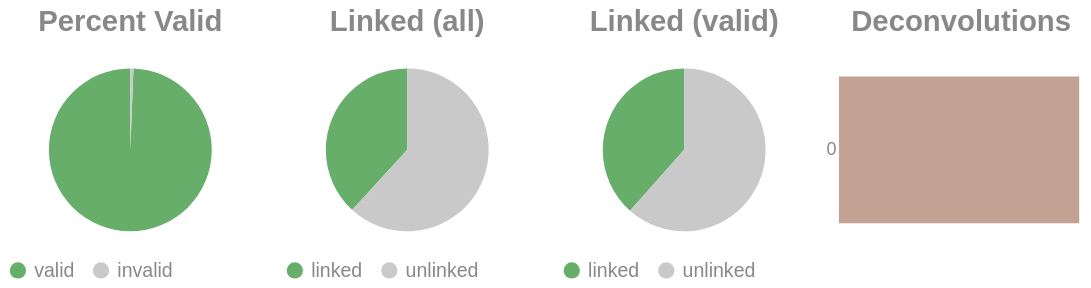

Notebook source saved alongside this figure:
### Code cell
if SKIPLR:
    pass
else:
    clash = Counter()
    for i in valids['molecule'].to_list():
        _mol = i.split("-")
        if len(_mol) == 1:
            clash.update('0')
        else:
            clash.update(_mol[-1])

    _d = {"deconvolutions": [], 'count': []}
    for k,v in clash.items():
        _d['deconvolutions'].append(k)
        _d['count'].append(v)

    tot_valid = valids['reads'].sum()
    mask = valids['reads'] >= 2
    n_linked_reads = valids.filter(mask)['reads'].sum()
    if n_linked_reads == 0:
        print_html("No linked molecules (>=2 reads) were detected; skipping linked-only distributions.")
        SKIPLR = True
    else:
        perc_valid = round(tot_valid / n_reads, 4)
        linked_perc_abs = round(n_linked_reads / n_reads, 4)
        linked_perc = round(n_linked_reads / tot_valid, 4)

    _valid = pl.DataFrame({"valids": ['valid', 'invalid'], "count": [tot_valid, n_reads - tot_valid]})
    _linked_abs = pl.DataFrame({"linked (absolute)": ['linked', 'unlinked'], "count": [n_linked_reads, n_reads - n_linked_reads]})
    _linked_rel = pl.DataFrame({"linked (valids)": ['linked', 'unlinked'], "count": [n_linked_reads, tot_valid - n_linked_reads]})

    (
        alt.hconcat(
            piechart(_valid, goodval = 'valid', title = "Percent Valid"),
            piechart(_linked_abs, goodval = "linked", title =  "Linked (all)"),
            piechart(_linked_rel, goodval = "linked", title =  "Linked (valid)"),
            convolutionbar(pl.DataFrame(_d), title = "Deconvolutions"),
            center = True,
            bounds = 'flush'
        )
        .resolve_scale(color='independent')
        .resolve_legend('independent')
        .properties(usermeta={'embedOptions': {"actions": False}})
    ).display()

### Figure 1 — Vega-Lite specification as saved in the notebook (floating-point values rounded to 4 significant figures)
{"width": "container", "height": 400, "config": {"title": {"anchor": "start", "dy": -15, "fontSize": 18, "color": "#888888", "subtitleColor": "#888888", "subtitleFontSize": 14}, "arc": {"fill": "#0072B2"}, "axis": {"domainColor": "#888888", "domainWidth": 0.5, "gridWidth": 0.2, "grid": false, "titleFontWeight": 400, "titleFontSize": 15, "labelFontSize": 11, "labelColor": "#888888", "tickColor": "#888888", "tickWidth": 0.2, "titleColor": "#888888"}, "axisBand": {"grid": false}, "axisX": {"grid": true, "tickSize": 10, "domainCap": "round"}, "axisY": {"domain": false, "grid": true, "tickSize": 0, "domainCap": "round"}, "background": "transparent", "header": {"labelFontSize": 15, "labelColor": "#888888", "titleFontSize": 15, "titleFontWeight": 600, "titleColor": "#888888"}, "legend": {"labelFont": "sans-serif", "labelFontSize": 12, "labelColor": "#888888", "symbolSize": 100, "symbolType": "circle", "titleFontSize": 12, "titlePadding": 10, "titleColor": "#888888", "title": null}, "range": {"category": ["#E69F00", "#56B4E9", "#009E73", "#F0E442", "#0072B2", "#D55E00", "#CC79A7", "#000000"], "diverging": ["#cfe8f3", "#a2d4ec", "#73bfe2", "#46abdb", "#1696d2", "#12719e"]}, "area": {"fill": "#0072B2", "fillOpacity": 0.7, "line": true, "strokeOpacity": 0.7}, "line": {"color": "#0072B2", "stroke": "#0072B2", "strokeWidth": 2}, "trail": {"color": "#0072B2", "stroke": "#0072B2", "strokeWidth": 0, "size": 1}, "point": {"filled": true, "fillOpacity": 1.0, "size": 95}, "text": {"color": "#888888", "fontSize": 11, "align": "right", "fontWeight": 400, "size": 11}, "bar": {"fill": "#0072B2", "stroke": null}, "view": {"stroke": null, "continuousWidth": 660, "continuousHeight": 400}}, "hconcat": [{"data": {"name": "data-90db16cdcba89dbc66a668963e3b3653"}, "mark": {"type": "arc"}, "encoding": {"color": {"field": "valids", "legend": {"orient": "bottom", "title": null}, "scale": {"domain": ["valid", "invalid"], "range": ["#68ae6b", "#C9C9C9"]}, "title": "Valids", "type": "nominal"}, "theta": {"field": "count", "type": "quantitative"}, "tooltip": [{"field": "valids", "title": "Valids", "type": "ordinal"}, {"field": "percent", "format": ".2%", "title": "Percent", "type": "quantitative"}, {"field": "count", "title": "Count", "type": "quantitative"}]}, "height": 100, "title": {"text": "Percent Valid", "align": "center", "anchor": "middle"}, "transform": [{"calculate": "datum.count / 7163167", "as": "percent"}], "width": 150}, {"data": {"name": "data-9b05dbfb6e6213034446ab89a082d68e"}, "mark": {"type": "arc"}, "encoding": {"color": {"field": "linked (absolute)", "legend": {"orient": "bottom", "title": null}, "scale": {"domain": ["linked", "unlinked"], "range": ["#68ae6b", "#C9C9C9"]}, "title": "Linked (Absolute)", "type": "nominal"}, "theta": {"field": "count", "type": "quantitative"}, "tooltip": [{"field": "linked (absolute)", "title": "Linked (Absolute)", "type": "ordinal"}, {"field": "percent", "format": ".2%", "title": "Percent", "type": "quantitative"}, {"field": "count", "title": "Count", "type": "quantitative"}]}, "height": 100, "title": {"text": "Linked (all)", "align": "center", "anchor": "middle"}, "transform": [{"calculate": "datum.count / 7163167", "as": "percent"}], "width": 150}, {"data": {"name": "data-2577db4e3b86bfa47eabc4c5d16cfb73"}, "mark": {"type": "arc"}, "encoding": {"color": {"field": "linked (valids)", "legend": {"orient": "bottom", "title": null}, "scale": {"domain": ["linked", "unlinked"], "range": ["#68ae6b", "#C9C9C9"]}, "title": "Linked (Valids)", "type": "nominal"}, "theta": {"field": "count", "type": "quantitative"}, "tooltip": [{"field": "linked (valids)", "title": "Linked (Valids)", "type": "ordinal"}, {"field": "percent", "format": ".2%", "title": "Percent", "type": "quantitative"}, {"field": "count", "title": "Count", "type": "quantitative"}]}, "height": 100, "title": {"text": "Linked (valid)", "align": "center", "anchor": "middle"}, "transform": [{"calculate": "datum.count / 7119331", "as": "percent"}], "width": 150}, {"data": {"name": "data-01d385e5c9cd0cfb3551fa9308a93cbd"}, "mark": {"type": "bar"}, "encoding": {"color": {"field": "deconvolutions", "legend": null, "scale": {"scheme": "lightgreyred"}, "type": "nominal"}, "tooltip": [{"field": "deconvolutions", "title": "Deconvolutions", "type": "ordinal"}, {"field": "percent", "format": ".2%", "title": "Percent", "type": "quantitative"}, {"field": "count", "title": "Count", "type": "quantitative"}], "x": {"axis": null, "field": "count", "type": "quantitative"}, "y": {"field": "deconvolutions", "sort": "ascending", "title": null, "type": "nominal"}}, "height": 100, "title": {"text": "Deconvolutions", "align": "center", "anchor": "middle"}, "transform": [{"calculate": "datum.count / 5408145", "as": "percent"}], "width": 150}], "bounds": "flush", "center": true, "resolve": {"legend": {"angle": "independent"}, "scale": {"color": "independent"}}, "usermeta": {"embedOptions": {"actions": false}}, "$schema": "https://vega.github.io/schema/vega-lite/v6.1.0.json", "datasets": {"data-90db16cdcba89dbc66a668963e3b3653": [{"valids": "valid", "count": 7119331}, {"valids": "invalid", "count": 43836}], "data-9b05dbfb6e6213034446ab89a082d68e": [{"linked (absolute)": "linked", "count": 2735458}, {"linked (absolute)": "unlinked", "count": 4427709}], "data-2577db4e3b86bfa47eabc4c5d16cfb73": [{"linked (valids)": "linked", "count": 2735458}, {"linked (valids)": "unlinked", "count": 4383873}], "data-01d385e5c9cd0cfb3551fa9308a93cbd": [{"deconvolutions": "0", "count": 5408145}]}}
